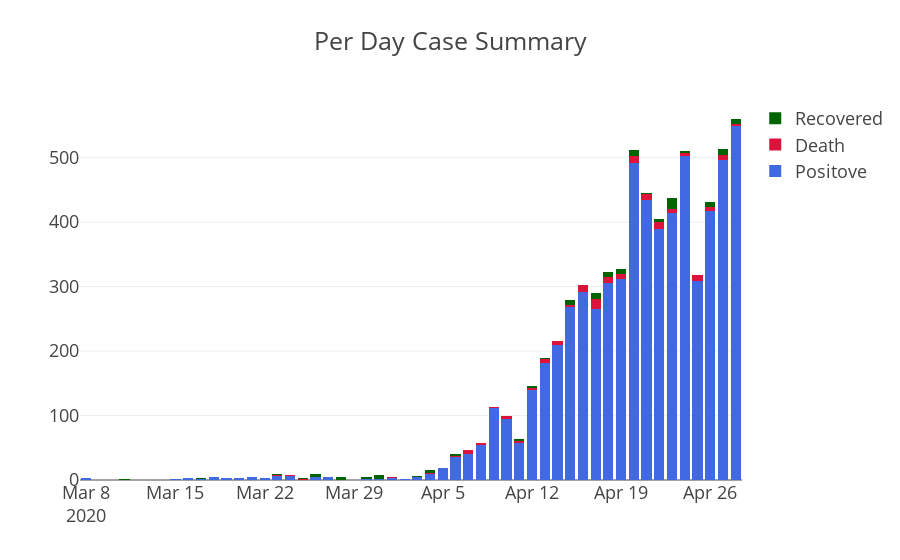

Write notebook code for a chart like this one.
### Code cell
import plotly.graph_objects as go
dataset = pd.read_csv('covid-19-PerDayCaseSummaryBD.csv',parse_dates=["Date"])
dataset = dataset.reset_index()
animals=['giraffes', 'orangutans', 'monkeys']

fig = go.Figure(data=[
    go.Bar(name='Positove', x=dataset['Date'], y=dataset['Case'], marker_color = '#4169E1'),
    go.Bar(name='Death', x=dataset['Date'], y=dataset['Death'], marker_color = '#DC143C'),
    go.Bar(name='Recovered', x=dataset['Date'], y=dataset['Recovered'], marker_color = '#006400')
])
# Change the bar mode
fig.update_layout(barmode='stack',template="presentation",title_text='Per Day Case Summary')
fig.show()
